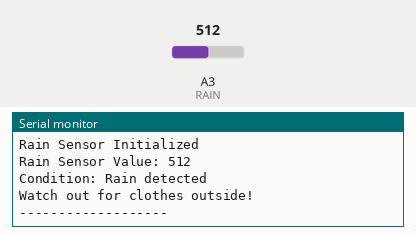
Recording of a sketch running on a simulated Arduino Uno, built with avr-gcc and run on an emulated ATmega328P. Shown: the last lines printed to the serial monitor. The test bench sets the inputs (shaded band); at power-on: A3 (RAIN) = 512.

Above: at 1.2 s.
1.3 s: A3 (RAIN) set to 490
At 4.0 s:
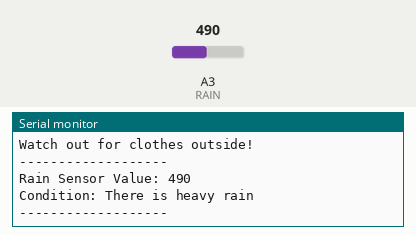
4.3 s: A3 (RAIN) set to 860
At 7.8 s:
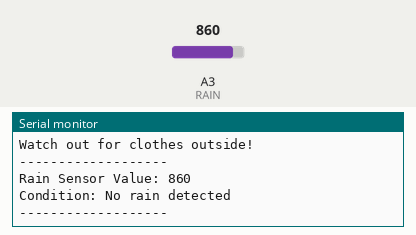
Timing chart, 0 to 9.3 s (numbered marks = the images above; inputs shaded):
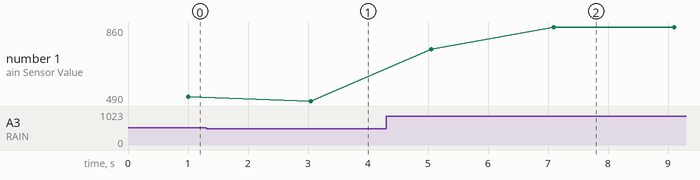

Measured:
- after the input at 1.3 s, the serial monitor: prints a new line after 1.7 s (image 1)
- after the input at 4.3 s, the serial monitor: prints a new line after 0.76 s (image 2)
- plotted number 1: 512 → 490 after the input at 1.3 s, 490 → 860 after the input at 4.3 s

The sketch:

RAINDROP_SENSOR.ino
```cpp
#define RAIN A3  // Using pin A3 on Arduino Uno

// Rain threshold constants for 10-bit ADC (0-1023 range)
const int RAIN_THRESHOLD = 850;    // Light rain threshold
const int HEAVY_RAIN_THRESHOLD = 500;  // Heavy rain threshold

// Number of samples to average for smoothing
const int SAMPLE_COUNT = 10;

void setup() {
  Serial.begin(9600);  // Initialize serial at 9600 baud
  pinMode(RAIN, INPUT);  // Set rain sensor pin as input
  Serial.println("Rain Sensor Initialized");
}

int getAveragedReading() {
  long total = 0;
  for (int i = 0; i < SAMPLE_COUNT; i++) {
    total += analogRead(RAIN);
    delay(100);  // Small delay between samples
  }
  return total / SAMPLE_COUNT;  // Return averaged value
}

void printRainStatus(int reading) {
  Serial.print("Rain Sensor Value: ");
  Serial.println(reading);

  if (reading >= RAIN_THRESHOLD) {
    Serial.println("Condition: No rain detected");
  }
  else if (reading >= HEAVY_RAIN_THRESHOLD) {
    Serial.println("Condition: Rain detected");
    Serial.println("Watch out for clothes outside!");
  }
  else {
    Serial.println("Condition: There is heavy rain");
  }
  Serial.println("-------------------");
}

void loop() {
  int rain_status = getAveragedReading();  // Get smoothed reading
  printRainStatus(rain_status);  // Print status based on reading
  delay(1000);  // Wait 1 second between cycles
}
```
